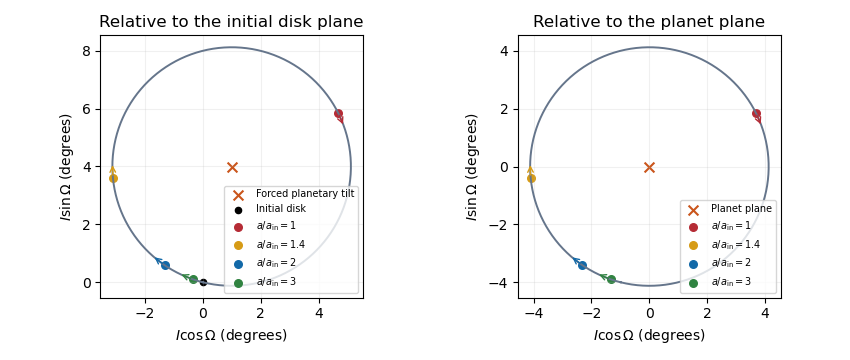

Write Python code to recreate this figure.
from pathlib import Path
import os
import tempfile
os.environ.setdefault("MPLCONFIGDIR", str(Path(tempfile.gettempdir()) / "codex-wiki-matplotlib"))
import matplotlib
matplotlib.use("Agg")
import matplotlib.pyplot as plt
import numpy as np
plt.rcParams.update({"font.size": 10, "savefig.facecolor": "white"})

wp=4.1193613*np.exp(1j*np.deg2rad(76.04384315));t=np.linspace(0,2*np.pi,400)
fig,axes=plt.subplots(1,2,figsize=(8.5,3.6),dpi=100,facecolor='white')
for ax,offset,title in [(axes[0],wp,'Relative to the initial disk plane'),(axes[1],0,'Relative to the planet plane')]:
 circle=offset-wp*np.exp(-1j*t);ax.plot(circle.real,circle.imag,color='#65758b',lw=1.4)
 if offset:
  ax.scatter([wp.real],[wp.imag],color='#ca551b',marker='x',s=50,label='Forced planetary tilt')
  ax.scatter([0],[0],color='black',s=20,label='Initial disk')
 else:ax.scatter([0],[0],color='#ca551b',marker='x',s=50,label='Planet plane')
 for r,color in [(1,'#b52b35'),(1.4,'#d69b16'),(2,'#1269a8'),(3,'#308341')]:
  phase=4*r**(-3.5);w=offset-wp*np.exp(-1j*phase)
  ax.scatter([w.real],[w.imag],color=color,s=30,label=rf'$a/a_{{\rm in}}={r}$')
  z=offset-wp*np.exp(-1j*np.array([phase,phase+.13]));ax.annotate('',xy=(z[1].real,z[1].imag),xytext=(z[0].real,z[0].imag),arrowprops={'arrowstyle':'->','color':color})
 ax.set(xlabel=r'$I\cos\Omega$ (degrees)',ylabel=r'$I\sin\Omega$ (degrees)',title=title);ax.set_aspect('equal');ax.grid(alpha=.18);ax.legend(fontsize=7,loc='lower right')
fig.tight_layout()
fig.savefig(Path.cwd()/'paper-63-disk-precession.png',dpi=100,facecolor='white')
